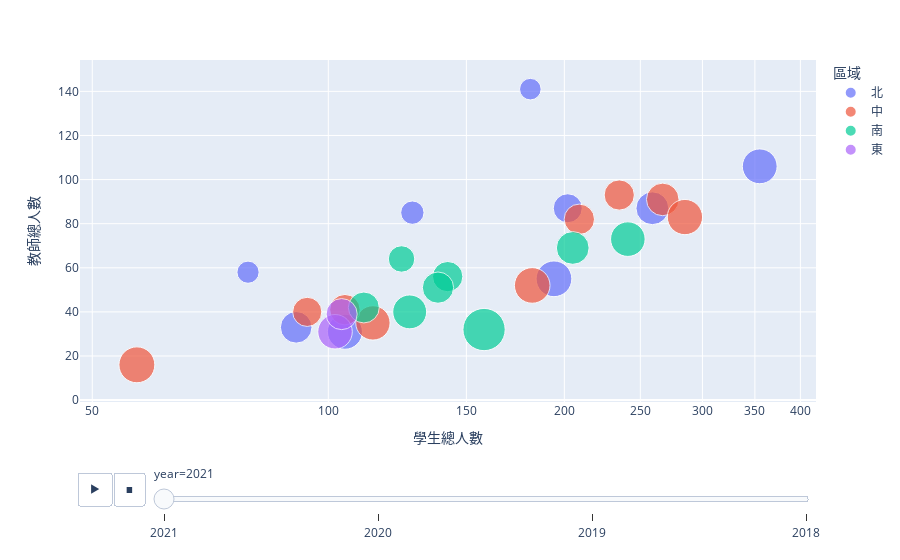

The notebook cell saved with this chart:
### Code cell
px.scatter(result, x="學生總人數", y="教師總人數", animation_frame="year", animation_group="學校",size="師生比", color="區域", hover_name="學校",log_x=True, size_max=30)

### Figure 1 — Plotly figure (JSON) as saved in the notebook; plotly's stock layout.template omitted (floating-point values rounded to 4 significant figures)
{"data": [{"hovertemplate": "<b>%{hovertext}</b><br><br>區域=北<br>year=2021<br>學生總人數=%{x}<br>教師總人數=%{y}<br>師生比=%{marker.size}<extra></extra>", "hovertext": ["新北特殊教育學校", "宜蘭特殊教育學校", "桃園特殊教育學校", "新竹特殊教育學校", "臺北市立啟聰學校", "臺北特殊教育學校", "臺北市立啟明學校", "文山特殊教育學校", "基隆特殊教育學校"], "ids": ["新北特殊教育學校", "宜蘭特殊教育學校", "桃園特殊教育學校", "新竹特殊教育學校", "臺北市立啟聰學校", "臺北特殊教育學校", "臺北市立啟明學校", "文山特殊教育學校", "基隆特殊教育學校"], "legendgroup": "北", "marker": {"color": "#636efa", "size": [2.977, 2.758, 3.349, 3.527, 1.506, 2.322, 1.362, 1.284, 3.387], "sizemode": "area", "sizeref": 0.005523, "symbol": "circle"}, "mode": "markers", "name": "北", "orientation": "v", "showlegend": true, "type": "scatter", "x": [259, 91, 355, 194, 128, 202, 79, 181, 105], "xaxis": "x", "y": [87, 33, 106, 55, 85, 87, 58, 141, 31], "yaxis": "y"}, {"hovertemplate": "<b>%{hovertext}</b><br><br>區域=中<br>year=2021<br>學生總人數=%{x}<br>教師總人數=%{y}<br>師生比=%{marker.size}<extra></extra>", "hovertext": ["惠明盲校", "臺中啟明學校", "和美實驗學校", "彰化特殊教育學校", "南投特殊教育學校", "臺中特殊教育學校", "臺中啟聰學校", "雲林特殊教育學校", "苗栗特殊教育學校"], "ids": ["惠明盲校", "臺中啟明學校", "和美實驗學校", "彰化特殊教育學校", "南投特殊教育學校", "臺中特殊教育學校", "臺中啟聰學校", "雲林特殊教育學校", "苗栗特殊教育學校"], "legendgroup": "中", "marker": {"color": "#EF553B", "size": [3.562, 2.35, 2.527, 2.934, 3.257, 3.434, 2.549, 3.5, 2.561], "sizemode": "area", "sizeref": 0.005523, "symbol": "circle"}, "mode": "markers", "name": "中", "orientation": "v", "showlegend": true, "type": "scatter", "x": [57, 94, 235, 267, 114, 285, 209, 182, 105], "xaxis": "x", "y": [16, 40, 93, 91, 35, 83, 82, 52, 41], "yaxis": "y"}, {"hovertemplate": "<b>%{hovertext}</b><br><br>區域=南<br>year=2021<br>學生總人數=%{x}<br>教師總人數=%{y}<br>師生比=%{marker.size}<extra></extra>", "hovertext": ["臺南大學附屬啟聰學校", "仁武特殊教育學校", "屏東特殊教育學校", "嘉義特殊教育學校", "臺南特殊教育學校", "楠梓特殊學校", "成功特殊教育學校", "高雄特殊教育學校"], "ids": ["臺南大學附屬啟聰學校", "仁武特殊教育學校", "屏東特殊教育學校", "嘉義特殊教育學校", "臺南特殊教育學校", "楠梓特殊學校", "成功特殊教育學校", "高雄特殊教育學校"], "legendgroup": "南", "marker": {"color": "#00cc96", "size": [2.536, 2.643, 4.938, 2.971, 3.301, 1.938, 3.175, 2.706], "sizemode": "area", "sizeref": 0.005523, "symbol": "circle"}, "mode": "markers", "name": "南", "orientation": "v", "showlegend": true, "type": "scatter", "x": [142, 111, 158, 205, 241, 124, 127, 138], "xaxis": "x", "y": [56, 42, 32, 69, 73, 64, 40, 51], "yaxis": "y"}, {"hovertemplate": "<b>%{hovertext}</b><br><br>區域=東<br>year=2021<br>學生總人數=%{x}<br>教師總人數=%{y}<br>師生比=%{marker.size}<extra></extra>", "hovertext": ["臺東大學附屬特教學校", "花蓮特殊教育學校"], "ids": ["臺東大學附屬特教學校", "花蓮特殊教育學校"], "legendgroup": "東", "marker": {"color": "#ab63fa", "size": [3.29, 2.667], "sizemode": "area", "sizeref": 0.005523, "symbol": "circle"}, "mode": "markers", "name": "東", "orientation": "v", "showlegend": true, "type": "scatter", "x": [102, 104], "xaxis": "x", "y": [31, 39], "yaxis": "y"}], "layout": {"legend": {"itemsizing": "constant", "title": {"text": "區域"}, "tracegroupgap": 0}, "margin": {"t": 60}, "sliders": [{"active": 0, "currentvalue": {"prefix": "year="}, "len": 0.9, "pad": {"b": 10, "t": 60}, "steps": [{"args": [["2021"], {"frame": {"duration": 0, "redraw": false}, "fromcurrent": true, "mode": "immediate", "transition": {"duration": 0, "easing": "linear"}}], "label": "2021", "method": "animate"}, {"args": [["2020"], {"frame": {"duration": 0, "redraw": false}, "fromcurrent": true, "mode": "immediate", "transition": {"duration": 0, "easing": "linear"}}], "label": "2020", "method": "animate"}, {"args": [["2019"], {"frame": {"duration": 0, "redraw": false}, "fromcurrent": true, "mode": "immediate", "transition": {"duration": 0, "easing": "linear"}}], "label": "2019", "method": "animate"}, {"args": [["2018"], {"frame": {"duration": 0, "redraw": false}, "fromcurrent": true, "mode": "immediate", "transition": {"duration": 0, "easing": "linear"}}], "label": "2018", "method": "animate"}], "x": 0.1, "xanchor": "left", "y": 0, "yanchor": "top"}], "updatemenus": [{"buttons": [{"args": [null, {"frame": {"duration": 500, "redraw": false}, "fromcurrent": true, "mode": "immediate", "transition": {"duration": 500, "easing": "linear"}}], "label": "&#9654;", "method": "animate"}, {"args": [[null], {"frame": {"duration": 0, "redraw": false}, "fromcurrent": true, "mode": "immediate", "transition": {"duration": 0, "easing": "linear"}}], "label": "&#9724;", "method": "animate"}], "direction": "left", "pad": {"r": 10, "t": 70}, "showactive": false, "type": "buttons", "x": 0.1, "xanchor": "right", "y": 0, "yanchor": "top"}], "xaxis": {"anchor": "y", "domain": [0, 1], "title": {"text": "學生總人數"}, "type": "log"}, "yaxis": {"anchor": "x", "domain": [0, 1], "title": {"text": "教師總人數"}}}}
